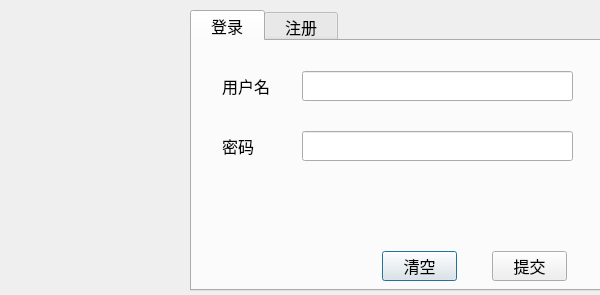
<?xml version="1.0" encoding="UTF-8"?>
<ui version="4.0">
 <class>LoginDialog</class>
 <widget class="QDialog" name="LoginDialog">
  <property name="geometry">
   <rect>
    <x>0</x>
    <y>0</y>
    <width>600</width>
    <height>295</height>
   </rect>
  </property>
  <property name="minimumSize">
   <size>
    <width>600</width>
    <height>295</height>
   </size>
  </property>
  <property name="maximumSize">
   <size>
    <width>600</width>
    <height>295</height>
   </size>
  </property>
  <property name="font">
   <font>
    <pointsize>12</pointsize>
   </font>
  </property>
  <property name="windowTitle">
   <string>Dialog</string>
  </property>
  <widget class="QTabWidget" name="tw_page">
   <property name="geometry">
    <rect>
     <x>190</x>
     <y>10</y>
     <width>411</width>
     <height>281</height>
    </rect>
   </property>
   <property name="currentIndex">
    <number>0</number>
   </property>
   <widget class="QWidget" name="tab_1">
    <attribute name="title">
     <string>  登录  </string>
    </attribute>
    <widget class="QLabel" name="lb_name">
     <property name="geometry">
      <rect>
       <x>30</x>
       <y>30</y>
       <width>54</width>
       <height>30</height>
      </rect>
     </property>
     <property name="text">
      <string>用户名</string>
     </property>
    </widget>
    <widget class="QLabel" name="lb_password">
     <property name="geometry">
      <rect>
       <x>30</x>
       <y>90</y>
       <width>54</width>
       <height>30</height>
      </rect>
     </property>
     <property name="text">
      <string>密码</string>
     </property>
    </widget>
    <widget class="QLineEdit" name="le_name">
     <property name="geometry">
      <rect>
       <x>110</x>
       <y>30</y>
       <width>271</width>
       <height>30</height>
      </rect>
     </property>
     <property name="toolTip">
      <string> 输入用户名或密码,  长度不超过10 位 </string>
     </property>
    </widget>
    <widget class="QLineEdit" name="le_password">
     <property name="geometry">
      <rect>
       <x>110</x>
       <y>90</y>
       <width>271</width>
       <height>30</height>
      </rect>
     </property>
     <property name="text">
      <string/>
     </property>
     <property name="echoMode">
      <enum>QLineEdit::Password</enum>
     </property>
    </widget>
    <widget class="QPushButton" name="pb_clear">
     <property name="geometry">
      <rect>
       <x>190</x>
       <y>210</y>
       <width>75</width>
       <height>30</height>
      </rect>
     </property>
     <property name="text">
      <string>清空</string>
     </property>
    </widget>
    <widget class="QPushButton" name="pb_commit">
     <property name="geometry">
      <rect>
       <x>300</x>
       <y>210</y>
       <width>75</width>
       <height>30</height>
      </rect>
     </property>
     <property name="text">
      <string>提交</string>
     </property>
    </widget>
   </widget>
   <widget class="QWidget" name="tab_2">
    <attribute name="title">
     <string>  注册  </string>
    </attribute>
    <widget class="QLineEdit" name="le_register_name">
     <property name="geometry">
      <rect>
       <x>110</x>
       <y>30</y>
       <width>271</width>
       <height>30</height>
      </rect>
     </property>
    </widget>
    <widget class="QLabel" name="lb_register_name">
     <property name="geometry">
      <rect>
       <x>30</x>
       <y>30</y>
       <width>54</width>
       <height>30</height>
      </rect>
     </property>
     <property name="text">
      <string>用户名</string>
     </property>
    </widget>
    <widget class="QLineEdit" name="le_register_password">
     <property name="geometry">
      <rect>
       <x>110</x>
       <y>90</y>
       <width>271</width>
       <height>30</height>
      </rect>
     </property>
     <property name="text">
      <string/>
     </property>
     <property name="echoMode">
      <enum>QLineEdit::Password</enum>
     </property>
    </widget>
    <widget class="QLabel" name="lb_register_password">
     <property name="geometry">
      <rect>
       <x>30</x>
       <y>90</y>
       <width>54</width>
       <height>30</height>
      </rect>
     </property>
     <property name="text">
      <string>密码</string>
     </property>
    </widget>
    <widget class="QLabel" name="lb_register_confirm">
     <property name="geometry">
      <rect>
       <x>30</x>
       <y>150</y>
       <width>54</width>
       <height>30</height>
      </rect>
     </property>
     <property name="text">
      <string>确认</string>
     </property>
    </widget>
    <widget class="QLineEdit" name="le_register_confirm">
     <property name="geometry">
      <rect>
       <x>110</x>
       <y>150</y>
       <width>271</width>
       <height>30</height>
      </rect>
     </property>
     <property name="text">
      <string/>
     </property>
     <property name="echoMode">
      <enum>QLineEdit::Password</enum>
     </property>
    </widget>
    <widget class="QPushButton" name="pb_register_clear">
     <property name="geometry">
      <rect>
       <x>190</x>
       <y>210</y>
       <width>75</width>
       <height>30</height>
      </rect>
     </property>
     <property name="text">
      <string>清空</string>
     </property>
    </widget>
    <widget class="QPushButton" name="pb_register_commit">
     <property name="geometry">
      <rect>
       <x>300</x>
       <y>210</y>
       <width>75</width>
       <height>30</height>
      </rect>
     </property>
     <property name="text">
      <string>提交</string>
     </property>
    </widget>
   </widget>
  </widget>
  <widget class="QLabel" name="lb_icon">
   <property name="geometry">
    <rect>
     <x>0</x>
     <y>10</y>
     <width>191</width>
     <height>281</height>
    </rect>
   </property>
   <property name="text">
    <string/>
   </property>
   <property name="pixmap">
    <pixmap resource="resource.qrc">:/tx/6.png</pixmap>
   </property>
   <property name="scaledContents">
    <bool>true</bool>
   </property>
   <property name="alignment">
    <set>Qt::AlignCenter</set>
   </property>
  </widget>
 </widget>
 <tabstops>
  <tabstop>tw_page</tabstop>
  <tabstop>le_name</tabstop>
  <tabstop>le_password</tabstop>
  <tabstop>pb_commit</tabstop>
  <tabstop>pb_clear</tabstop>
  <tabstop>le_register_name</tabstop>
  <tabstop>le_register_password</tabstop>
  <tabstop>le_register_confirm</tabstop>
  <tabstop>pb_register_commit</tabstop>
  <tabstop>pb_register_clear</tabstop>
 </tabstops>
 <resources>
  <include location="resource.qrc"/>
 </resources>
 <connections/>
</ui>
